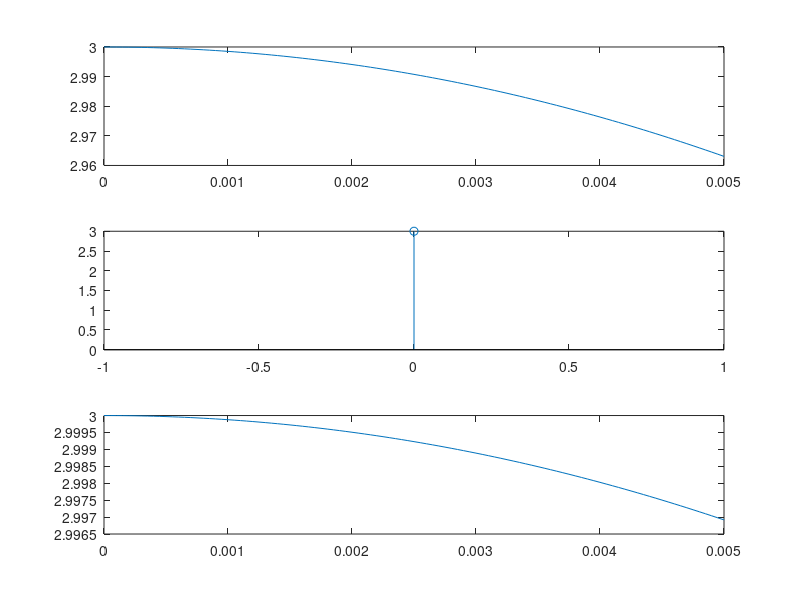

Reproduce this figure in MATLAB.
clc;clear all;close all;
tf=0.005
t=0:0.00005:tf
f1=input('Enter the freq f1:');
f2=input('Enter the freq f2:');
f3=input('Enter the freq f3:');
f=[f1 f2 f3]
m=max(f)
xt1=cos(2*pi*f1*t)
xt2=cos(2*pi*f2*t)
xt3=cos(2*pi*f3*t)
xt=xt1+xt2+xt3
fs=input('Enter the Sampling freq:')
Ts=1/fs
n=0:tf*fs
nTs=n*Ts
xn=cos(2*pi*f1*nTs)+cos(2*pi*f2*nTs)+cos(2*pi*f3*nTs)
xa=xn*sinc(fs*(ones(length(n),1)*t-nTs'*ones(1,length(t))))
subplot(311)
plot (t,xt)
subplot(312)
stem(nTs,xn)
subplot (313)
plot(t,xa)